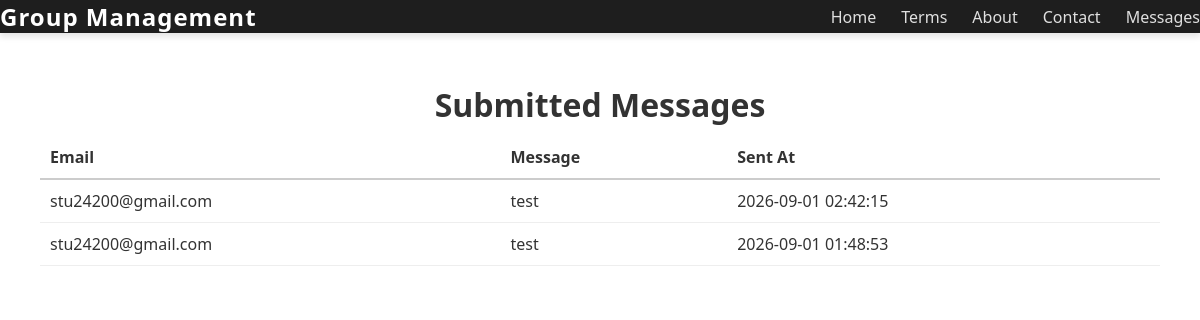
The app's page /messages, older data.
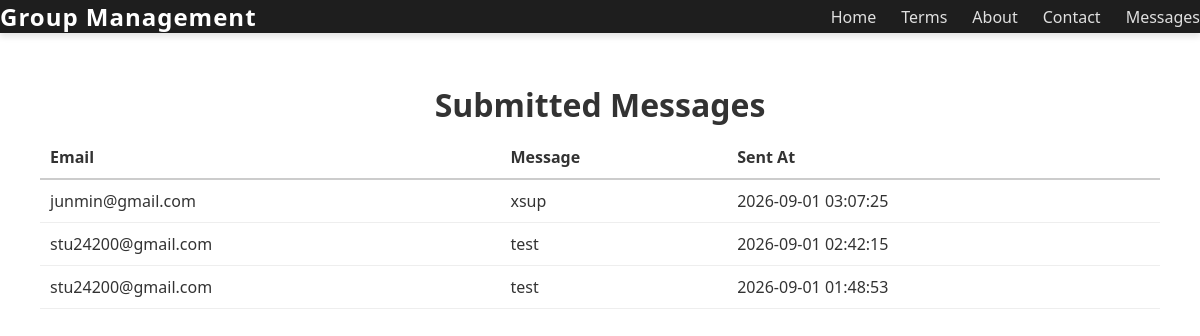
The same page, newer data.
### tables this page shows
CREATE TABLE messages (
            id INTEGER PRIMARY KEY AUTOINCREMENT,
            email TEXT NOT NULL,
            message TEXT NOT NULL,
            timestamp TEXT DEFAULT CURRENT_TIMESTAMP
        );

### app.py (the view)
@app.route('/messages')
def messages():
    all_messages = get_all_messages()
    return render_template('messages.html', messages=all_messages)

### database.py (called while the page is built)
def get_db_connection():
    conn = sqlite3.connect(DATABASE_NAME)
    conn.row_factory = sqlite3.Row
    return conn

def get_all_messages():
    conn = get_db_connection()
    messages = conn.execute(
        "SELECT * FROM messages ORDER BY timestamp DESC"
    ).fetchall()
    conn.close()
    return messages

### template/messages.html (shortened to what this page needs)
<!DOCTYPE html>
<html lang="en">
<head>
    <link rel="stylesheet" href="/static/style.css">
</head>
<body>
    <nav class="navbar">
        <div class="logo">Group Management</div>
        <ul class="nav-links">
            <li><a href="/">Home</a></li>
            <li><a href="/terms">Terms</a></li>
            <li><a href="/about">About</a></li>
            <li><a href="/contact">Contact</a></li>
            <li><a href="/messages">Messages</a></li>
        </ul>
    </nav>
    <main class="content">
        <h1>Submitted Messages</h1>
        <section class="docs-section">
            {% if messages %}
                <table style="width: 100%; border-collapse: collapse; text-align: left;">
                    <thead>
                        <tr style="border-bottom: 2px solid #ccc;">
                            <th style="padding: 10px;">Email</th>
                            <th style="padding: 10px;">Message</th>
                            <th style="padding: 10px;">Sent At</th>
                        </tr>
                    </thead>
                    <tbody>
                        {% for m in messages %}
                        <tr style="border-bottom: 1px solid #eee;">
                            <td style="padding: 10px;">{{ m['email'] }}</td>
                            <td style="padding: 10px;">{{ m['message'] }}</td>
                            <td style="padding: 10px;">{{ m['timestamp'] }}</td>
                        </tr>
                        {% endfor %}
                    </tbody>
                </table>
            {% else %}
                <p>No messages have been submitted yet.</p>
            {% endif %}
        </section>
    </main>
</body>
</html>

### static/style.css (style rules this page uses)
* { margin: 0; padding: 0; box-sizing: border-box; font-family: 'Segoe UI', Tahoma, Geneva, Verdana, sans-serif; }
.navbar { display: flex; justify-content: space-between; align-items: center; background-color: #1e1e1e; color: #ffffff; box-shadow: 0 4px 6px rgba(0, 0, 0, 0.1); }
.navbar .logo { font-size: 1.5rem; font-weight: bold; letter-spacing: 1px; }
.nav-links { list-style: none; display: flex; gap: 25px; }
.nav-links li a { color: #e0e0e0; text-decoration: none; font-size: 1rem; transition: color 0.3s ease; }
.content { padding: 50px 40px; text-align: center; color: #333; }
.content h1 { margin-bottom: 10px; }

Row changes from the older to the newer data that the page shows:
added messages: email "junmin@gmail.com", message "xsup", timestamp "2026-09-01 03:07:25"
